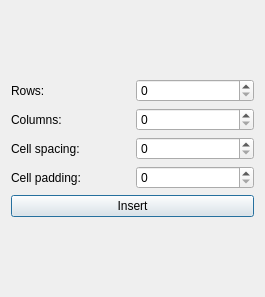
<?xml version="1.0" encoding="UTF-8"?>
<ui version="4.0">
 <class>inserttable_class</class>
 <widget class="QDialog" name="inserttable_class">
  <property name="geometry">
   <rect>
    <x>0</x>
    <y>0</y>
    <width>265</width>
    <height>297</height>
   </rect>
  </property>
  <property name="minimumSize">
   <size>
    <width>265</width>
    <height>297</height>
   </size>
  </property>
  <property name="windowTitle">
   <string>Dialog</string>
  </property>
  <layout class="QVBoxLayout" name="verticalLayout_2">
   <item>
    <layout class="QVBoxLayout" name="verticalLayout">
     <item>
      <layout class="QHBoxLayout" name="horizontalLayout">
       <item>
        <widget class="QLabel" name="rows">
         <property name="text">
          <string>Rows: </string>
         </property>
        </widget>
       </item>
       <item>
        <widget class="QSpinBox" name="rows_spinbox"/>
       </item>
      </layout>
     </item>
     <item>
      <layout class="QHBoxLayout" name="horizontalLayout_2">
       <item>
        <widget class="QLabel" name="columns">
         <property name="text">
          <string>Columns:</string>
         </property>
        </widget>
       </item>
       <item>
        <widget class="QSpinBox" name="columns_spinbox"/>
       </item>
      </layout>
     </item>
     <item>
      <layout class="QHBoxLayout" name="horizontalLayout_3">
       <item>
        <widget class="QLabel" name="spacing">
         <property name="text">
          <string>Cell spacing: </string>
         </property>
        </widget>
       </item>
       <item>
        <widget class="QSpinBox" name="spacing_spinbox"/>
       </item>
      </layout>
     </item>
     <item>
      <layout class="QHBoxLayout" name="horizontalLayout_4">
       <item>
        <widget class="QLabel" name="padding">
         <property name="text">
          <string>Cell padding:</string>
         </property>
        </widget>
       </item>
       <item>
        <widget class="QSpinBox" name="padding_spinbox"/>
       </item>
      </layout>
     </item>
     <item>
      <widget class="QPushButton" name="pushButton">
       <property name="text">
        <string>Insert</string>
       </property>
      </widget>
     </item>
    </layout>
   </item>
  </layout>
 </widget>
 <resources/>
 <connections/>
</ui>
